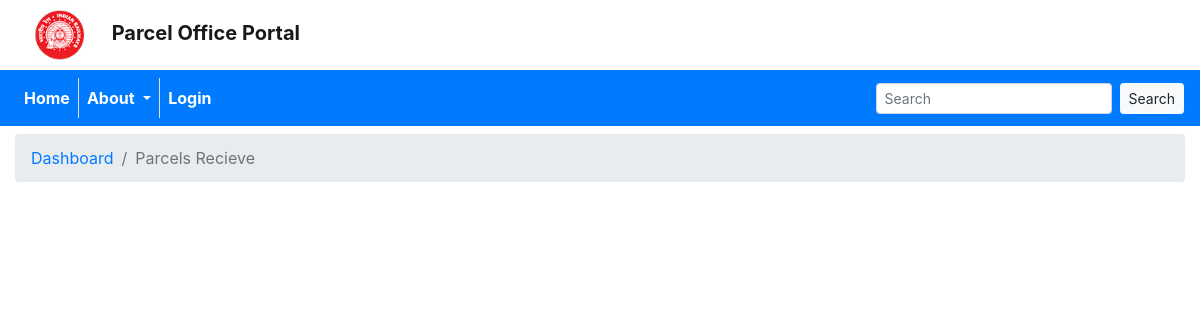
The page /dashboard/recieve on the database as committed earlier.
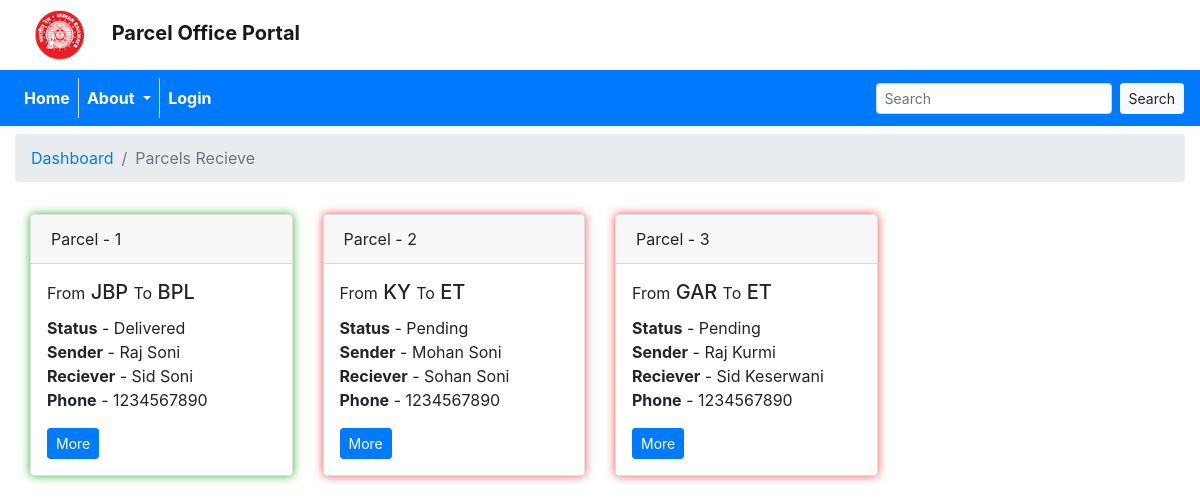
The same page on the database as committed later.
### Parcel/models.py (models this page shows)
class Parcel(models.Model):
    parcel_id = models.CharField(max_length=20)
    rfid = models.CharField(max_length=20)
    train_id = models.PositiveIntegerField()
    sender_name = models.CharField(max_length=50)
    sender_adhar = models.CharField(max_length=12)
    reciever_name = models.CharField(max_length=50)
    reciever_adhar = models.CharField(max_length=12)
    phone = models.CharField(max_length=13)
    parcel_from = models.CharField(max_length=20)
    parcel_to = models.CharField(max_length=20)
    parcel_info = models.CharField(max_length=200)
    status = models.CharField(max_length=10, choices=statusChoices)
    date = models.DateTimeField(auto_now=True)
    class Meta:
        verbose_name_plural = 'Parcel'

### Dashboard/views.py (the view)
# urls.py: path('/recieve', views.parcel_recieve),
def parcel_recieve(request):
    params = {
        'parcels' : Parcel.objects.all()
    }
    return render(request, 'Dashboard/parcel_recieve.html',params)

### Dashboard/templates/Dashboard/parcel_recieve.html (shortened to what this page needs)
{%include 'Main/base.html'%}
<div class="col-md-12 mt-2">
    <nav aria-label="breadcrumb">
        <ol class="breadcrumb">
            <li class="breadcrumb-item"><a href="/dashboard">Dashboard</a></li>
            <li class="breadcrumb-item active" aria-current="page">Parcels Recieve</li>
        </ol>
    </nav>
</div>
<div class="col-md-12">
    <div class="container-fluid">
        <div class="row">
            {%for i in parcels%}
            <div class="col-md-3 py-3">
                {%if i.status in 'Delivered'%}
                <div class="card tab-card" style="box-shadow: 0px 0px 10px #33BB33;">
                    {%else%}
                    <div class="card tab-card" style="box-shadow: 0px 0px 10px #EF5350;">
                        {%endif%}
                        <div class="card-header tab-card-header">
                            Parcel - {{forloop.counter}}
                        </div>
                        <div class="tab-content" id="myTabContent">
                            <div class="tab-pane fade show active p-3" id="one{{i.id}}" role="tabpanel" aria-labelledby="one-tab">
                                <div class="float-left pb-3">
                                    <h5 class="card-title"><small>From</small> {{i.parcel_from}} <small>To</small> {{i.parcel_to}}</h5>
                                    <p class="card-text">
                                        <strong>Status</strong> - {{i.status}}<br>
                                        <strong>Sender</strong> - {{i.sender_name}}<br>
                                        <strong>Reciever</strong> - {{i.reciever_name}}<br>
                                        <strong>Phone</strong> - {{i.phone}}
                                    </p>
                                    <a href="/dashboard/parcel/{{i.id}}" class="btn btn-primary btn-sm">More</a>
                                </div>
                            </div>
                        </div>
                    </div>
                </div>
                {%endfor%}
            </div>
        </div>
    </div>

### Main/templates/Main/base.html (shortened to what this page needs)
<!doctype html>
<html lang="en">
  <head>
    <link rel="stylesheet" href="https://cdnjs.cloudflare.com/ajax/libs/font-awesome/4.7.0/css/font-awesome.min.css">
    <link rel="stylesheet" href="https://stackpath.bootstrapcdn.com/bootstrap/4.3.1/css/bootstrap.min.css">
  </head>
  <body>
{% load static %}
    <nav class="navbar navbar-light bg-white py-0">
        <a class="navbar-brand" href="#">
            <img src='{% static "Main/railway_logo.png" %}' width="auto" height="60" />
            <b>Parcel Office Portal</b>
        </a>
    </nav>
    <nav class="navbar navbar-expand-sm navbar-dark bg-primary">
        <div class="collapse navbar-collapse" id="navbarSupportedContent">
            <ul class="navbar-nav mr-auto">
                <li class="nav-item active border-right">
                    <a class="nav-link" href="/"><b>Home</b></a>
                </li>
                <li class="nav-item active dropdown border-right">
                    <a class="nav-link dropdown-toggle" href="#" id="navbarDropdown" role="button" data-toggle="dropdown" aria-haspopup="true" aria-expanded="false">
                        <b>About</b>
                    </a>
                </li>
            {% if user.is_authenticated %}
                <li class="nav-item active dropdown">
                    <a class="nav-link dropdown-toggle" href="#" id="navbarDropdown2" role="button" data-toggle="dropdown" aria-haspopup="true" aria-expanded="false">
                        <b class="text-warning">{{user.first_name}}</b>
                    </a>
                    <div class="dropdown-menu" aria-labelledby="navbarDropdown2">
                        <a class="dropdown-item" href="/">Setting</a>
                        <a class="dropdown-item" href="/logout">Logout</a>
                    </div>
                </li>
            {%else%}
                <li class="nav-item active">
                    <a class="nav-link" href="/login"><b>Login</b></a>
                </li>
            {%endif%}
            </ul>
            <form class="form-inline my-2 my-lg-0">
                <input class="form-control form-control-sm mr-sm-2" type="search" placeholder="Search" aria-label="Search">
                <button class="btn btn-sm btn-light my-2 my-sm-0" type="submit">Search</button>
            </form>
        </div>
    </nav>
  </body>
</html>

Rows that differ between the two databases and show on the page:
added Parcel: parcel_from "JBP", parcel_to "BPL", status "Delivered", sender_name "Raj Soni", reciever_name "Sid Soni", phone "1234567890"
added Parcel: parcel_from "KY", parcel_to "ET", status "Pending", sender_name "Mohan Soni", reciever_name "Sohan Soni", phone "1234567890"
added Parcel: parcel_from "GAR", parcel_to "ET", status "Pending", sender_name "Raj Kurmi", reciever_name "Sid Keserwani", phone "1234567890"
